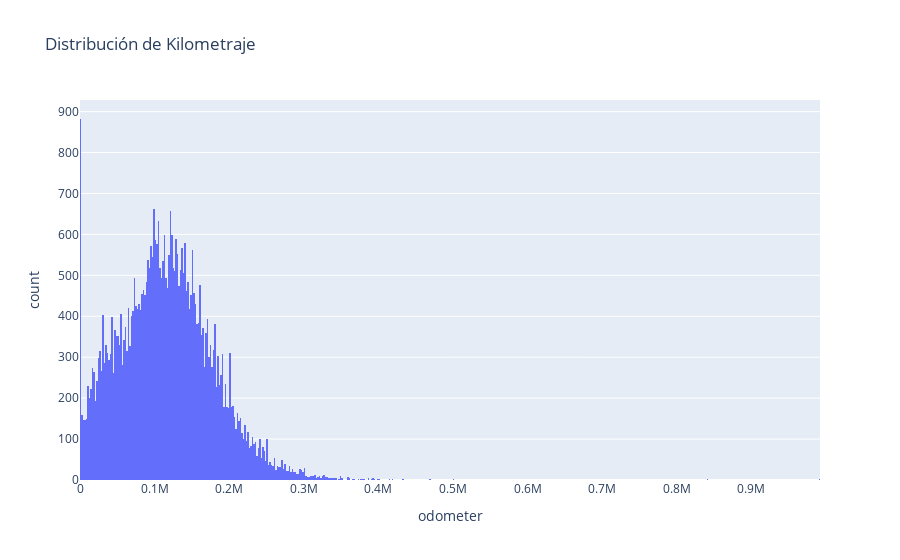

Notebook cell for this chart:
### Code cell
fig = px.histogram(df, x="odometer", title="Distribución de Kilometraje")
fig.show()

### Figure 1 — Plotly figure (JSON) as saved in the notebook; plotly's stock layout.template omitted (floating-point values rounded to 4 significant figures; data arrays with more than 128 entries replaced by an {"elided": "..."} marker saying what was removed)
{"data": [{"bingroup": "x", "hovertemplate": "odometer=%{x}<br>count=%{y}<extra></extra>", "legendgroup": "", "marker": {"color": "#636efa", "pattern": {"shape": ""}}, "name": "", "orientation": "v", "showlegend": false, "type": "histogram", "x": {"elided": "51525 float values"}, "xaxis": "x", "yaxis": "y"}], "layout": {"barmode": "relative", "legend": {"tracegroupgap": 0}, "title": {"text": "Distribución de Kilometraje"}, "xaxis": {"anchor": "y", "domain": [0, 1], "title": {"text": "odometer"}}, "yaxis": {"anchor": "x", "domain": [0, 1], "title": {"text": "count"}}}}
